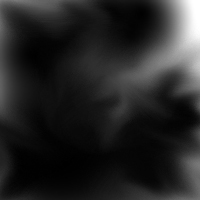
#> input picture image_input/scatter_rate.jpg, 200 x 200 px
$ python randomScatter.py
#> lines starting #> are read from the running program, lines starting #| are printed output that depends on the picture
import matplotlib.pyplot as plt
import numpy as np
import cv2
import math
import random
import bisect
from scipy.spatial import Voronoi, voronoi_plot_2d
from itertools import accumulate

class RandomScatter():

    def __init__(self, imagePath, dotsCount, randomBias, reverse=False, squared =False):
        self.imagePath = imagePath
        self.dotsCount = dotsCount
        self.randomBias = randomBias
        self.reverse = reverse
        self.squared = squared
        self.position = []
        self.row = []
        self.col = []
        self.points = []
        self.improvedPoints = []

    def plotRandomMat(self, shape, ax):
        x = np.random.rand(shape[0])
        y = np.random.rand(shape[0])
        ax = plt.scatter(x,y)
        plt.show()

    def initialise_figure(self):
        self.fig, self.ax = plt.subplots(nrows=1, ncols=1, figsize=(6,6))
        self.ax.set_xlim(left=0, right=self.shape[1])
        self.ax.set_ylim(top=0, bottom=self.shape[0])

    def readImage(self):
        try:
            self.image = cv2.imread(self.imagePath, cv2.IMREAD_GRAYSCALE)
#> self.image is the input picture: shape (200, 200); min 0, max 255, mean 37.5
            self.shape = self.image.shape
#> self.shape = (200, 200)
        except:
            print(ERROR_MESSAGE)
            print("Check IMAGE_INPUT_PATH! IMAGE_INPUT_PATH='"+ IMAGE_INPUT_PATH + "'.")
            print(ERROR_MESSAGE)
        self.image = (self.image, np.ones(self.shape)*255 - self.image)[self.reverse] #(False, True)[True]
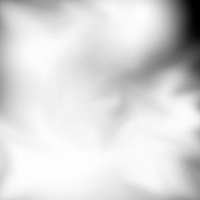
#> self.image: shape (200, 200) float64; min 0, max 255, mean 217.5

    def randomDots(self):
        biasedImage = self.image.flatten() + np.ones(self.shape[0]*self.shape[1])*self.randomBias*255
        if self.squared:
            biasedImage = [item*item for item in biasedImage]
#> biasedImage = 40000 items
        biasedList = list(accumulate(biasedImage))
#> biasedList = 40000 items
        for _ in range(self.dotsCount):
            position = self.getRandomFromList(biasedList)
            self.col += [position % self.shape[0]]
            self.row += [position //self.shape[0]]
#> this loop made 200 passes
#> (randomNumber in getRandomFromList, index in getRandomFromList, position) on passes 15 to 17: (1.22e+09, 26609, 26609), (494286871.5, 11450, 11450), (1.8e+09, 36507, 36507)
#> after the loop, self.col = 200 values, max 198 at index 119, min 0 at index 29, mean 86.81; self.row = 200 values, max 199 at index 94, min 0 at index 40, mean 110.4

    def getRandomFromList(self, inputList):
        randomNumber = random.random()*inputList[-1]
        index = bisect.bisect_right(inputList, randomNumber)
        return index

    def makePoints(self):
        self.points = [list(pair) for pair in zip(self.row, self.col)]
#> self.points = 200 pairs, first value 0 to 199, second value 0 to 198
        return self.points

    def improvePoints(self, points):
        self.improvedPoints = []
        vor = Voronoi(points)
        for region in vor.regions:
            if not -1 in region:
                regionPoints = np.array([vor.vertices[i] for i in region])
                np.sum(regionPoints, axis=0)
                if list(regionPoints.shape)[0] != 0:
                    newPosition = list(np.sum(regionPoints, axis=0)/list(regionPoints.shape)[0])
                    if newPosition[0] >=-self.shape[0] and newPosition[0] <= self.shape[0]*2 and newPosition[1] >=-self.shape[1] and newPosition[1] <= self.shape[1]*2:
                        self.improvedPoints += [newPosition]
#> this loop made 200 passes
#> (region, regionPoints, newPosition) on passes 22, 31, 33, 57: ([93, 29, 28, 92], [[10, 75], [18.25, 91.5], [23.88, 84], [17, 78.5]], [17.28, 82.25]), ([129, 35, 128], [[44.25, 67.75], [35.5, 76.5], [34.5, 64.5]], [38.08, 69.58]), ([137, 135, 134, 136], [[88, 77.65], [82.83, 76.86], [82.24, 81.61], [88, 90.25]], [85.27, 81.59]), ([182, 160, 157, 181], [[120.8, 159], [114, 159], [126, 147], [129.2, 156.6]], [122.5, 155.4])
#> (region, regionPoints, self.improvedPoints) on passes 3, 9: ([23, 21, 22], [[-2.5, 115.5], [6.88, 96.75], [13.8, 99.2]], [[6.06, 103.8]]), ([56, 54, 53, 55], [[159, 96.5], [164.3, 93.6], [166.7, 95.12], [159, 110.5]], [[6.06, 103.8], [14.58, 37.01], [162.3, 98.93]])
#> after the loop, self.improvedPoints = 182 pairs, first value 4.94 to 218.3, second value -52.76 to 208.4
        return self.improvedPoints

    def drawScatter(self, points, alpha, color='#000000'):
        points = np.array(points)
        self.ax = plt.scatter(points[:,1], points[:,0], alpha=alpha, c=color) #flip the diagram vertically


ERROR_MESSAGE = '----------------------'

if __name__ == "__main__":
    IMAGE_INPUT_PATH = './image_input/scatter_rate.jpg'

    randomScatterInstance = RandomScatter(IMAGE_INPUT_PATH, 200, 0, reverse=True, squared=True)
    randomScatterInstance.readImage()
    randomScatterInstance.randomDots()
    randomScatterInstance.makePoints()
    randomScatterInstance.initialise_figure()

    #run improvePoints twice to refine points' locations
    randomScatterInstance.improvePoints(randomScatterInstance.points)
    newPoints = randomScatterInstance.improvePoints(randomScatterInstance.improvedPoints) * 1
#> the loop in improvePoints (call 2), `for region in vor.regions:` made 183 passes
#> (region, newPosition) on passes 6, 10, 11, 12, 13, 14, 15, 16, 17, 18, 19, 20: ([26, 21, 20, 22, 25], [-204.1, 100.4]), ([55, 26, 25, 24, 23, 53], [24.22, 93.59]), ([54, 28, 50, 51, 27, 23, 53], [30.22, 80.18]), ([56, 29, 30, 28, 54], [14.77, 74.06]), ([56, 29, 21, 26, 55], [3.98, 85.82]), ([63, 32, 18, 16, 17, 62], [122.8, -21.17]), ([64, 43, 42, 19, 3, 17, 62], [153.2, -3.59]), ([69, 24, 23, 27, 35, 33, 67], [41.42, 92.93]), ([69, 24, 25, 22, 8, 12, 68], [27.19, 108.1]), ([71, 15, 4, 5, 1, 70], [217.5, 126.2]), ([83, 79, 80, 39, 38, 40, 82], [119.5, 40.66]), ([84, 45, 81, 79, 83], [109.4, 45.61])
#> (region, self.improvedPoints) on passes 2, 8, 9: ([12, 8, 9, 10, 11], [[-0.258, 141]]), ([52, 34, 35, 27, 51], [[-0.258, 141], [42.42, 78.63]]), ([56, 54, 53, 55], [[-0.258, 141], [42.42, 78.63], [18.02, 82.66]])
#> newPoints = 170 pairs, first value -0.258 to 255.6, second value -21.17 to 220.1

    randomScatterInstance.drawScatter(randomScatterInstance.improvedPoints, 0.25, '#ff0000')
#> in drawScatter, `points = np.array(points)`: points has the same summary as newPoints outside drawScatter
    plt.show()
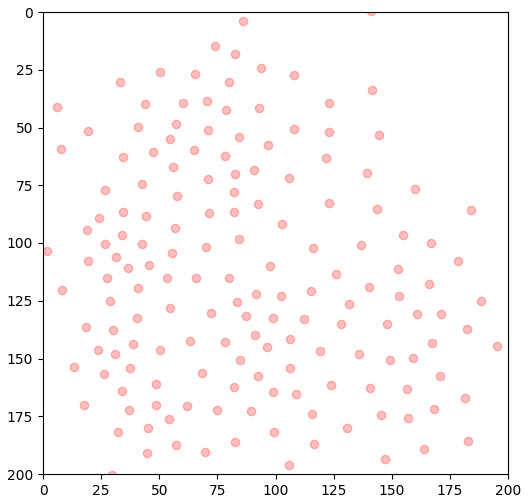
#> figure drawn by matplotlib, 1 panel
